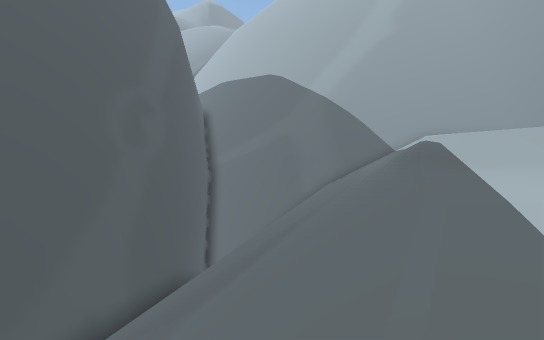
[1] (above)

24 first-person views from a walk through a scene from a Unity 3-D project. The camera is 1.2 m above the floor, tilts 2° down and sees 90° across. The floor is counted in squares, 2 m on a side. Each view is taken from the middle of a square. On the plan, view 1 faces up. The plan holds only what a view shows up to about 9 squares ahead; the rest is blank. The place goes on beyond the plan. The player is left out.

[2]
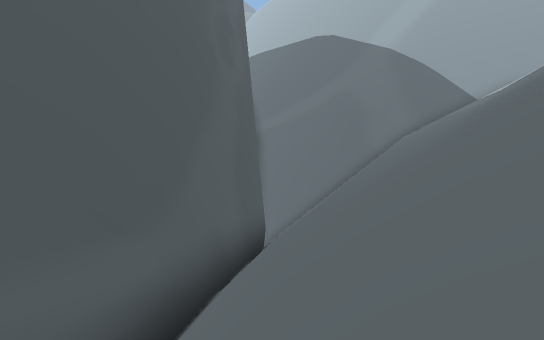

[3]
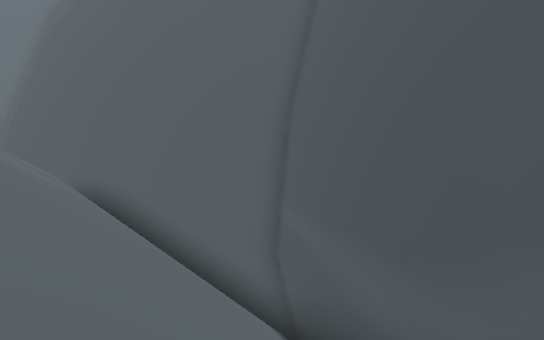

[4]
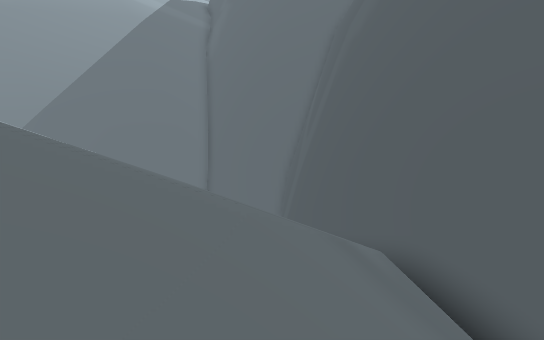

[5]
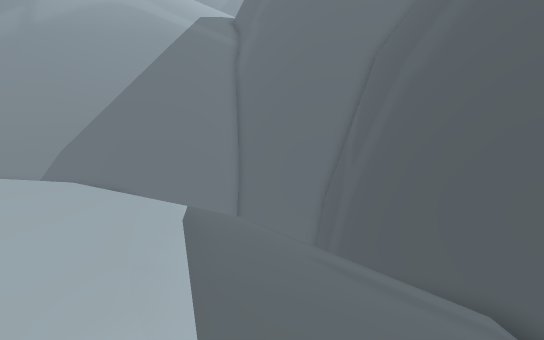

[6]
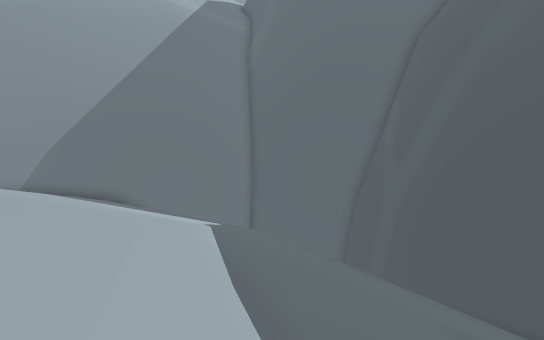

[7]
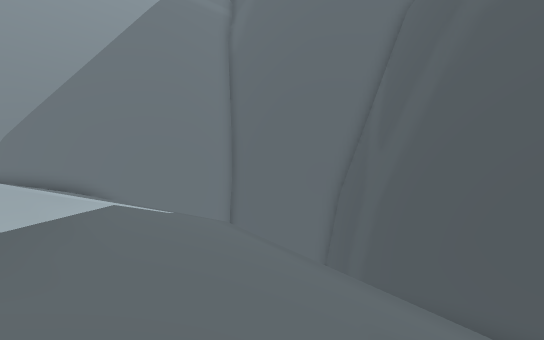

[8]
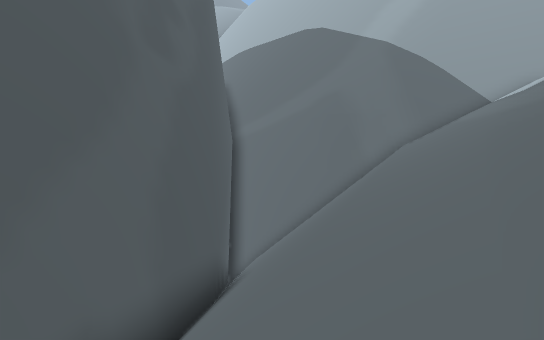

[9]
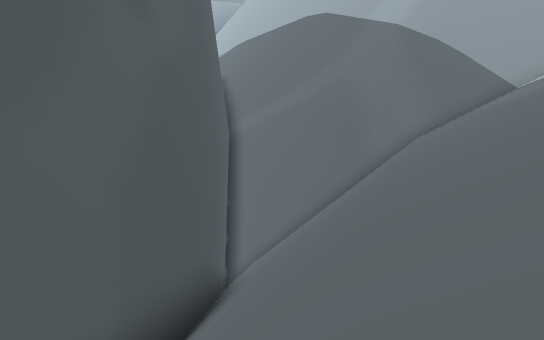

[10]
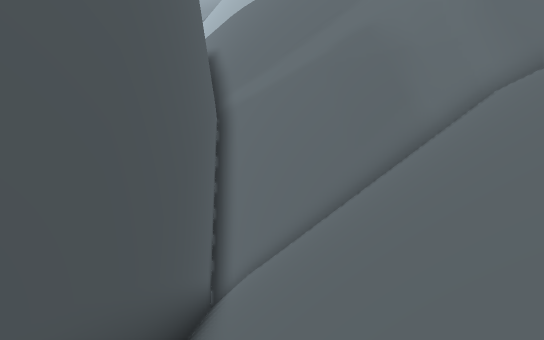

[11]
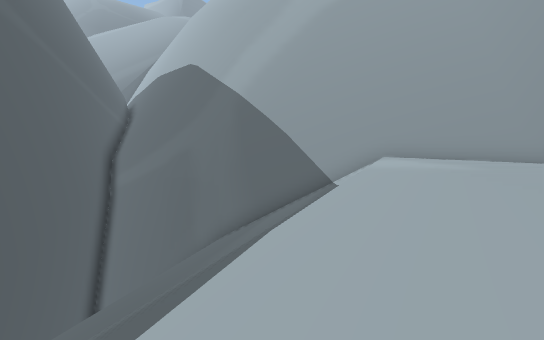

[12]
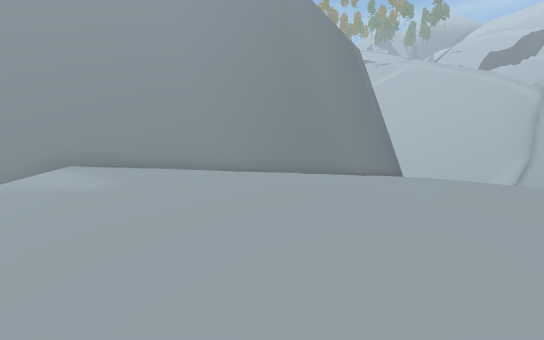

[13]
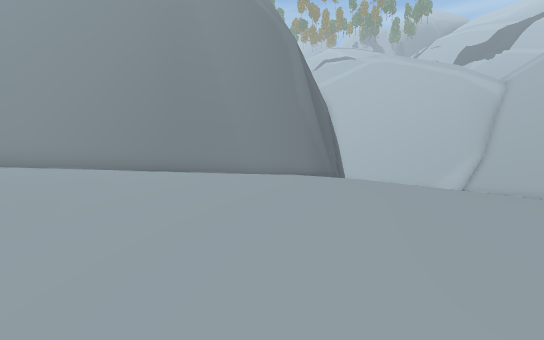

[14]
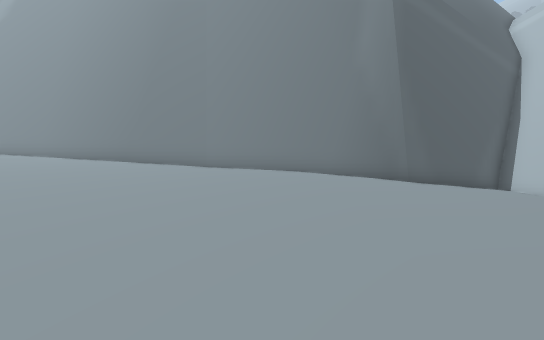

[15]
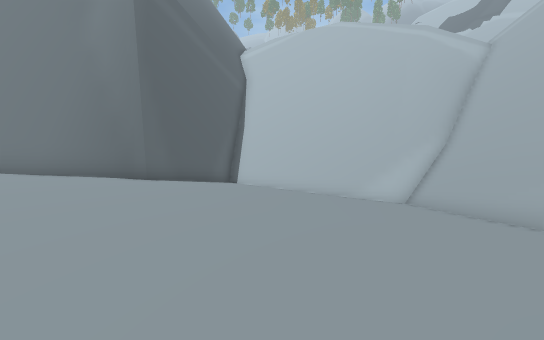

[16]
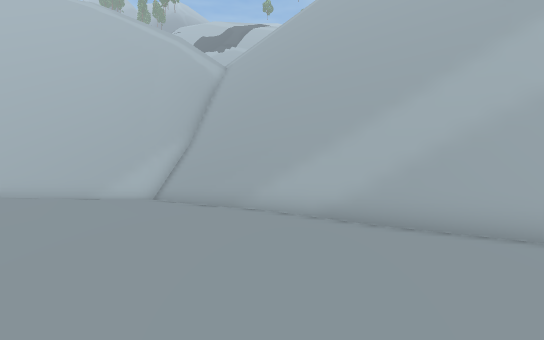

[17]
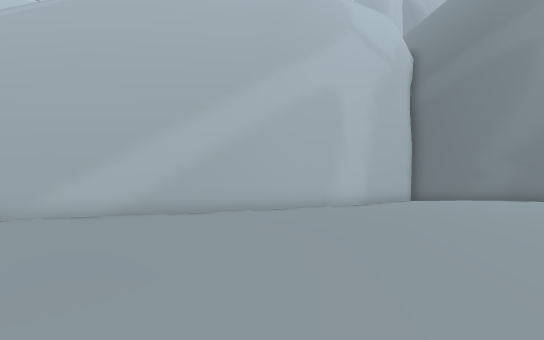

[18]
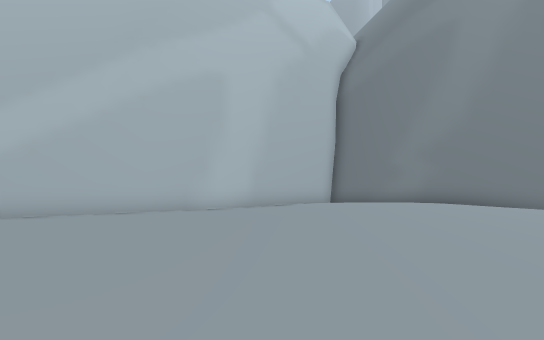

[19]
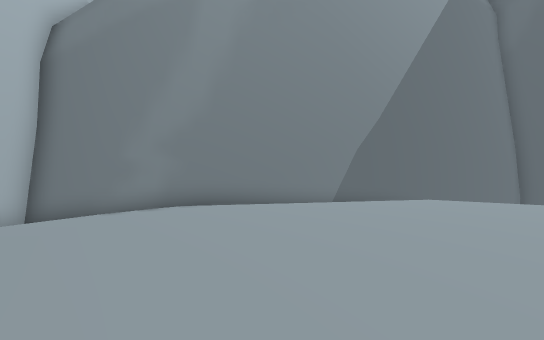

[20]
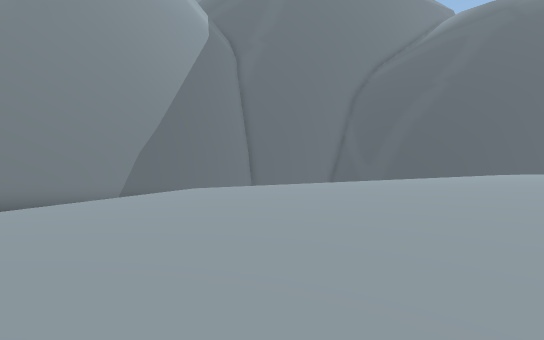

[21]
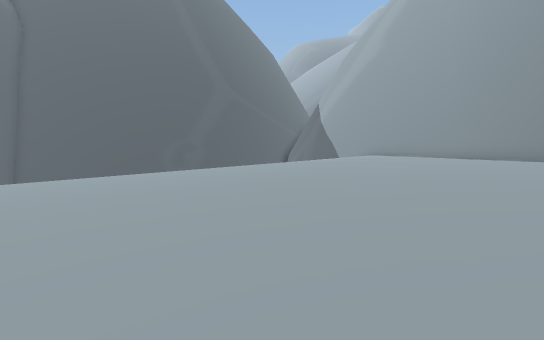

[22]
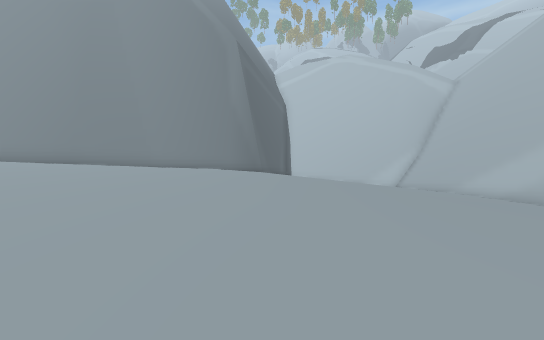

[23]
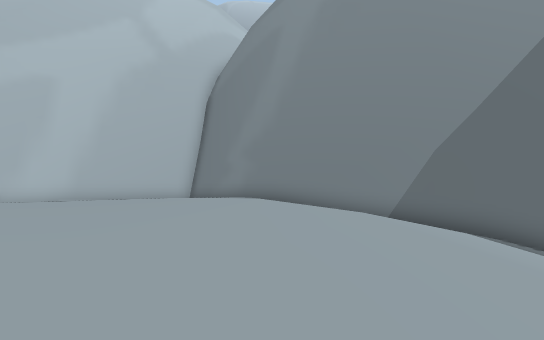

[24]
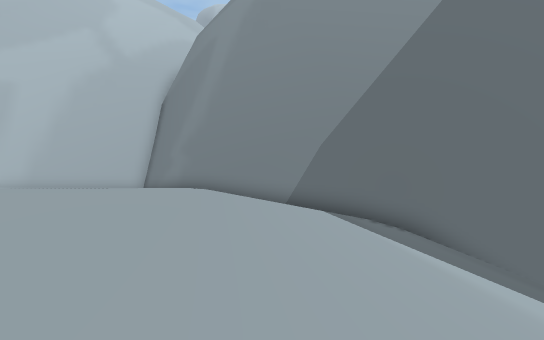

### Floor plan
Key: @ floor where view 1 was taken; # wall or solid block; . main floor; - floor 0.25 m lower than the main floor; : floor 0.5 m higher than the main floor; _ floor 0.75 m lower than the main floor; + floor 1 m higher than the main floor; < floor 1 m lower than the main floor; * floor 1.25 m higher than the main floor; ( floor 1.5 m lower than the main floor; % floor 1.75 m higher than the main floor; ! floor 2 m lower than the main floor; ? floor 2.25 m lower than the main floor; / step, stairs or slope; v drop or lower ground.
Columns run from 7 left of view 1 to 29 right of it. Each row starts with its distance up from view 1.
 16    ####
 15    #//###
 14    #////###
 13    #//////#######
 12    #//////////%%#####         ###_#
 11    #//////////%%%%%%###########-__##
 10    #/////////%%%%%%***+++++:...-__##
  9    ##////////%%%%%***++++++:...-__<#
  8    #////////+**%****+++++++:..-___<#
  7    #////////+*****++++++++::..-__<((
  6    #///////+++***++++++++::...-__<((#
  5   ##///////:+++++++++++:::...-___<(##
  4   #v//////.:++++++++++:::...--__<(##
  3  ##v/////.. ++++++++::::....-___<##
  2 ## //////.  +++++++:::.....-___<<#
  1 #///////_   :::::::::.....--___<##
  0 ##/////@/-  :::::::......--___<##
 -1  #////////.           ..--___<<#
 -2  ##////////............--___<<##
 -3   #////////...........--____<(#
 -4   ##/////////........--____<((#
 -5    #//////////......--____<<(##
 -6    ## /////////------____<<((#
 -7     #/ //////////---____<<(((#
 -8     ##   /////////_____<<(((
 -9      #    /////////___<<((((
-10             ///////<<<<((((!?
-11              //////    (((####
-12               /////    ####
-13                ///?####
-14                 /###
-15               ####

Where each view was taken, in squares from view 1:
view 1: 0 up, 0 right, facing up
view 2: 1 up, 3 left, facing up
view 3: 5 up, 2 left, facing down-left
view 4: 1 up, 1 left, facing down
view 5: 1 up, 1 right, facing down
view 6: 1 down, 2 right, facing down
view 7: 2 down, 1 right, facing down
view 8: 3 up, 2 left, facing up
view 9: 4 up, 2 left, facing up
view 10: 7 up, 2 left, facing up
view 11: 5 up, 4 right, facing up
view 12: 5 up, 6 right, facing up-right
view 13: 3 up, 10 right, facing up-right
view 14: 3 up, 18 right, facing up
view 15: 3 up, 19 right, facing up-right
view 16: 2 up, 19 right, facing right
view 17: 3 up, 17 right, facing down-right
view 18: 1 down, 15 right, facing down-right
view 19: 4 down, 15 right, facing down
view 20: 2 down, 16 right, facing down-left
view 21: 0 up, 13 right, facing up-left
view 22: 0 up, 12 right, facing up-right
view 23: 5 down, 10 right, facing down-right
view 24: 6 down, 7 right, facing down-right
